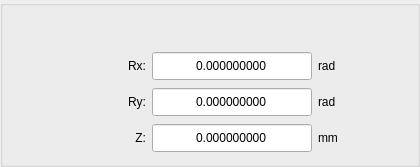
            <widget class="ISTAR::GUI::GroupBox" name="gb_fineLevelResultToleranceRange">
             <property name="minimumSize">
              <size>
               <width>420</width>
               <height>0</height>
              </size>
             </property>
             <property name="maximumSize">
              <size>
               <width>420</width>
               <height>16777215</height>
              </size>
             </property>
             <property name="styleSheet">
              <string notr="true"/>
             </property>
             <layout class="QGridLayout" name="gridLayout_15">
              <property name="topMargin">
               <number>45</number>
              </property>
              <property name="rightMargin">
               <number>9</number>
              </property>
              <property name="spacing">
               <number>6</number>
              </property>
              <item row="0" column="0">
               <widget class="QLabel" name="label_33">
                <property name="minimumSize">
                 <size>
                  <width>120</width>
                  <height>30</height>
                 </size>
                </property>
                <property name="maximumSize">
                 <size>
                  <width>16777215</width>
                  <height>30</height>
                 </size>
                </property>
                <property name="text">
                 <string>Rx:</string>
                </property>
                <property name="alignment">
                 <set>Qt::AlignRight|Qt::AlignTrailing|Qt::AlignVCenter</set>
                </property>
               </widget>
              </item>
              <item row="0" column="2">
               <widget class="QLabel" name="label_12">
                <property name="text">
                 <string>rad</string>
                </property>
               </widget>
              </item>
              <item row="1" column="0">
               <widget class="QLabel" name="label_34">
                <property name="minimumSize">
                 <size>
                  <width>120</width>
                  <height>30</height>
                 </size>
                </property>
                <property name="maximumSize">
                 <size>
                  <width>16777215</width>
                  <height>30</height>
                 </size>
                </property>
                <property name="text">
                 <string>Ry:</string>
                </property>
                <property name="alignment">
                 <set>Qt::AlignRight|Qt::AlignTrailing|Qt::AlignVCenter</set>
                </property>
               </widget>
              </item>
              <item row="0" column="1">
               <widget class="QDoubleSpinBox" name="dsb_fineLevelResultToleranceRange_Rx">
                <property name="minimumSize">
                 <size>
                  <width>160</width>
                  <height>30</height>
                 </size>
                </property>
                <property name="maximumSize">
                 <size>
                  <width>16777215</width>
                  <height>30</height>
                 </size>
                </property>
                <property name="alignment">
                 <set>Qt::AlignCenter</set>
                </property>
                <property name="buttonSymbols">
                 <enum>QAbstractSpinBox::NoButtons</enum>
                </property>
                <property name="decimals">
                 <number>9</number>
                </property>
                <property name="minimum">
                 <double>-9999.000000000000000</double>
                </property>
                <property name="maximum">
                 <double>9999.000000000000000</double>
                </property>
               </widget>
              </item>
              <item row="1" column="1">
               <widget class="QDoubleSpinBox" name="dsb_fineLevelResultToleranceRange_Ry">
                <property name="minimumSize">
                 <size>
                  <width>160</width>
                  <height>30</height>
                 </size>
                </property>
                <property name="maximumSize">
                 <size>
                  <width>160</width>
                  <height>30</height>
                 </size>
                </property>
                <property name="alignment">
                 <set>Qt::AlignCenter</set>
                </property>
                <property name="buttonSymbols">
                 <enum>QAbstractSpinBox::NoButtons</enum>
                </property>
                <property name="decimals">
                 <number>9</number>
                </property>
                <property name="minimum">
                 <double>-9999.000000000000000</double>
                </property>
                <property name="maximum">
                 <double>9999.000000000000000</double>
                </property>
               </widget>
              </item>
              <item row="2" column="1">
               <widget class="QDoubleSpinBox" name="dsb_fineLevelResultToleranceRange_Z">
                <property name="minimumSize">
                 <size>
                  <width>160</width>
                  <height>30</height>
                 </size>
                </property>
                <property name="maximumSize">
                 <size>
                  <width>160</width>
                  <height>30</height>
                 </size>
                </property>
                <property name="alignment">
                 <set>Qt::AlignCenter</set>
                </property>
                <property name="buttonSymbols">
                 <enum>QAbstractSpinBox::NoButtons</enum>
                </property>
                <property name="decimals">
                 <number>9</number>
                </property>
                <property name="minimum">
                 <double>-99999.000000000000000</double>
                </property>
                <property name="maximum">
                 <double>9999.000000000000000</double>
                </property>
               </widget>
              </item>
              <item row="1" column="2">
               <widget class="QLabel" name="label_35">
                <property name="minimumSize">
                 <size>
                  <width>90</width>
                  <height>30</height>
                 </size>
                </property>
                <property name="maximumSize">
                 <size>
                  <width>90</width>
                  <height>30</height>
                 </size>
                </property>
                <property name="text">
                 <string>rad</string>
                </property>
               </widget>
              </item>
              <item row="2" column="0">
               <widget class="QLabel" name="label_36">
                <property name="minimumSize">
                 <size>
                  <width>120</width>
                  <height>30</height>
                 </size>
                </property>
                <property name="maximumSize">
                 <size>
                  <width>16777215</width>
                  <height>30</height>
                 </size>
                </property>
                <property name="text">
                 <string>Z:</string>
                </property>
                <property name="alignment">
                 <set>Qt::AlignRight|Qt::AlignTrailing|Qt::AlignVCenter</set>
                </property>
               </widget>
              </item>
              <item row="2" column="2">
               <widget class="QLabel" name="label_37">
                <property name="minimumSize">
                 <size>
                  <width>90</width>
                  <height>30</height>
                 </size>
                </property>
                <property name="maximumSize">
                 <size>
                  <width>90</width>
                  <height>30</height>
                 </size>
                </property>
                <property name="text">
                 <string>mm</string>
                </property>
               </widget>
              </item>
             </layout>
            </widget>
